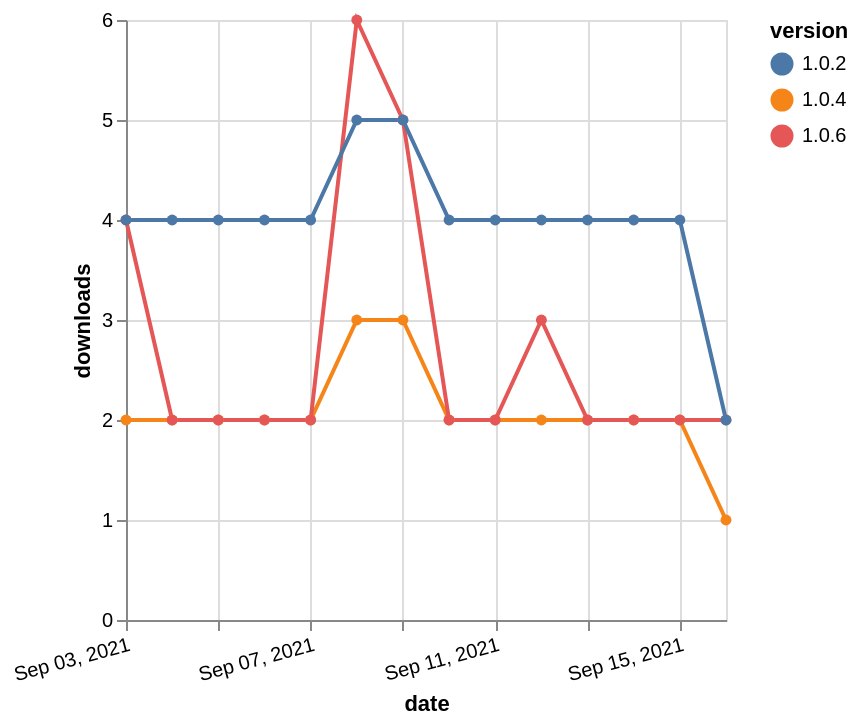

Vega-Lite specification for this chart:
### Vega-Lite specification from a JSON file in a GitHub repository (floating-point values rounded to 4 significant figures)
{"$schema": "https://vega.github.io/schema/vega-lite/v5.json", "description": "A simple bar chart with embedded data.", "data": {"values": [{"date": "2021-09-03", "total": 5711, "delta": 2, "version": "1.0.4"}, {"date": "2021-09-04", "total": 5713, "delta": 2, "version": "1.0.4"}, {"date": "2021-09-05", "total": 5715, "delta": 2, "version": "1.0.4"}, {"date": "2021-09-06", "total": 5717, "delta": 2, "version": "1.0.4"}, {"date": "2021-09-07", "total": 5719, "delta": 2, "version": "1.0.4"}, {"date": "2021-09-08", "total": 5722, "delta": 3, "version": "1.0.4"}, {"date": "2021-09-09", "total": 5725, "delta": 3, "version": "1.0.4"}, {"date": "2021-09-10", "total": 5727, "delta": 2, "version": "1.0.4"}, {"date": "2021-09-11", "total": 5729, "delta": 2, "version": "1.0.4"}, {"date": "2021-09-12", "total": 5731, "delta": 2, "version": "1.0.4"}, {"date": "2021-09-13", "total": 5733, "delta": 2, "version": "1.0.4"}, {"date": "2021-09-14", "total": 5735, "delta": 2, "version": "1.0.4"}, {"date": "2021-09-15", "total": 5737, "delta": 2, "version": "1.0.4"}, {"date": "2021-09-16", "total": 5738, "delta": 1, "version": "1.0.4"}, {"date": "2021-09-03", "total": 2764, "delta": 4, "version": "1.0.6"}, {"date": "2021-09-04", "total": 2766, "delta": 2, "version": "1.0.6"}, {"date": "2021-09-05", "total": 2768, "delta": 2, "version": "1.0.6"}, {"date": "2021-09-06", "total": 2770, "delta": 2, "version": "1.0.6"}, {"date": "2021-09-07", "total": 2772, "delta": 2, "version": "1.0.6"}, {"date": "2021-09-08", "total": 2778, "delta": 6, "version": "1.0.6"}, {"date": "2021-09-09", "total": 2783, "delta": 5, "version": "1.0.6"}, {"date": "2021-09-10", "total": 2785, "delta": 2, "version": "1.0.6"}, {"date": "2021-09-11", "total": 2787, "delta": 2, "version": "1.0.6"}, {"date": "2021-09-12", "total": 2790, "delta": 3, "version": "1.0.6"}, {"date": "2021-09-13", "total": 2792, "delta": 2, "version": "1.0.6"}, {"date": "2021-09-14", "total": 2794, "delta": 2, "version": "1.0.6"}, {"date": "2021-09-15", "total": 2796, "delta": 2, "version": "1.0.6"}, {"date": "2021-09-16", "total": 2798, "delta": 2, "version": "1.0.6"}, {"date": "2021-09-03", "total": 4740, "delta": 4, "version": "1.0.2"}, {"date": "2021-09-04", "total": 4744, "delta": 4, "version": "1.0.2"}, {"date": "2021-09-05", "total": 4748, "delta": 4, "version": "1.0.2"}, {"date": "2021-09-06", "total": 4752, "delta": 4, "version": "1.0.2"}, {"date": "2021-09-07", "total": 4756, "delta": 4, "version": "1.0.2"}, {"date": "2021-09-08", "total": 4761, "delta": 5, "version": "1.0.2"}, {"date": "2021-09-09", "total": 4766, "delta": 5, "version": "1.0.2"}, {"date": "2021-09-10", "total": 4770, "delta": 4, "version": "1.0.2"}, {"date": "2021-09-11", "total": 4774, "delta": 4, "version": "1.0.2"}, {"date": "2021-09-12", "total": 4778, "delta": 4, "version": "1.0.2"}, {"date": "2021-09-13", "total": 4782, "delta": 4, "version": "1.0.2"}, {"date": "2021-09-14", "total": 4786, "delta": 4, "version": "1.0.2"}, {"date": "2021-09-15", "total": 4790, "delta": 4, "version": "1.0.2"}, {"date": "2021-09-16", "total": 4792, "delta": 2, "version": "1.0.2"}]}, "width": "container", "mark": {"type": "line", "point": {"filled": true}}, "encoding": {"x": {"field": "date", "type": "temporal", "timeUnit": "yearmonthdate", "title": "date", "axis": {"labelAngle": -15}}, "y": {"field": "delta", "type": "quantitative", "title": "downloads"}, "color": {"field": "version", "type": "nominal"}, "tooltip": {"field": "delta"}}}
